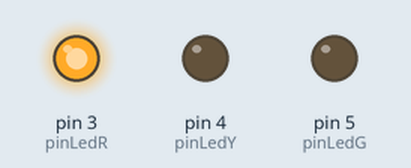
This sketch was run on a simulated Arduino Uno, built with avr-gcc and run on an emulated ATmega328P. On the bench: output pins drawn as LEDs (lit = HIGH).

Above: at 2.5 s.
At 6.5 s:
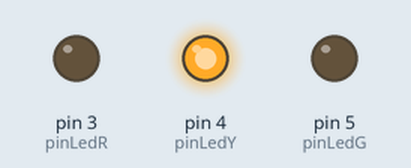
At 8.5 s:
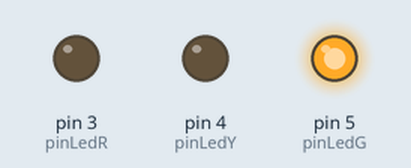
Timing chart, 0 to 11.7 s (numbered marks = the images above):
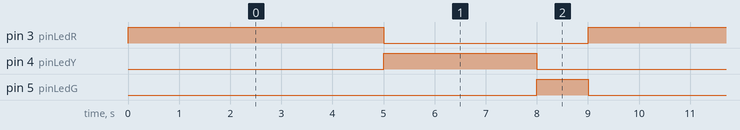

The sketch:

21022008_NguyenHuuTho_Tuan1_bai4.ino
```cpp
byte pinLedR = 3;
byte pinLedY = 4;
byte pinLedG = 5;

void setup() {
  pinMode(pinLedR, OUTPUT);
  pinMode(pinLedY, OUTPUT);
  pinMode(pinLedG, OUTPUT);
}

void loop() {
  digitalWrite(pinLedR, HIGH);
  delay(5000);
  digitalWrite(pinLedR, LOW);
  digitalWrite(pinLedY, HIGH);
  delay(3000);
  digitalWrite(pinLedY, LOW);
  digitalWrite(pinLedG, HIGH);
  delay(1000);
  digitalWrite(pinLedG, LOW);
}
```

Measured:
- by itself, pin 3 (pinLedR): alternates HIGH for 5.0 s and LOW for 4.0 s
- by itself, pin 4 (pinLedY): alternates HIGH for 3.0 s and LOW for 6.0 s
- by itself, pin 5 (pinLedG): alternates HIGH for 1.0 s and LOW for 8.0 s
